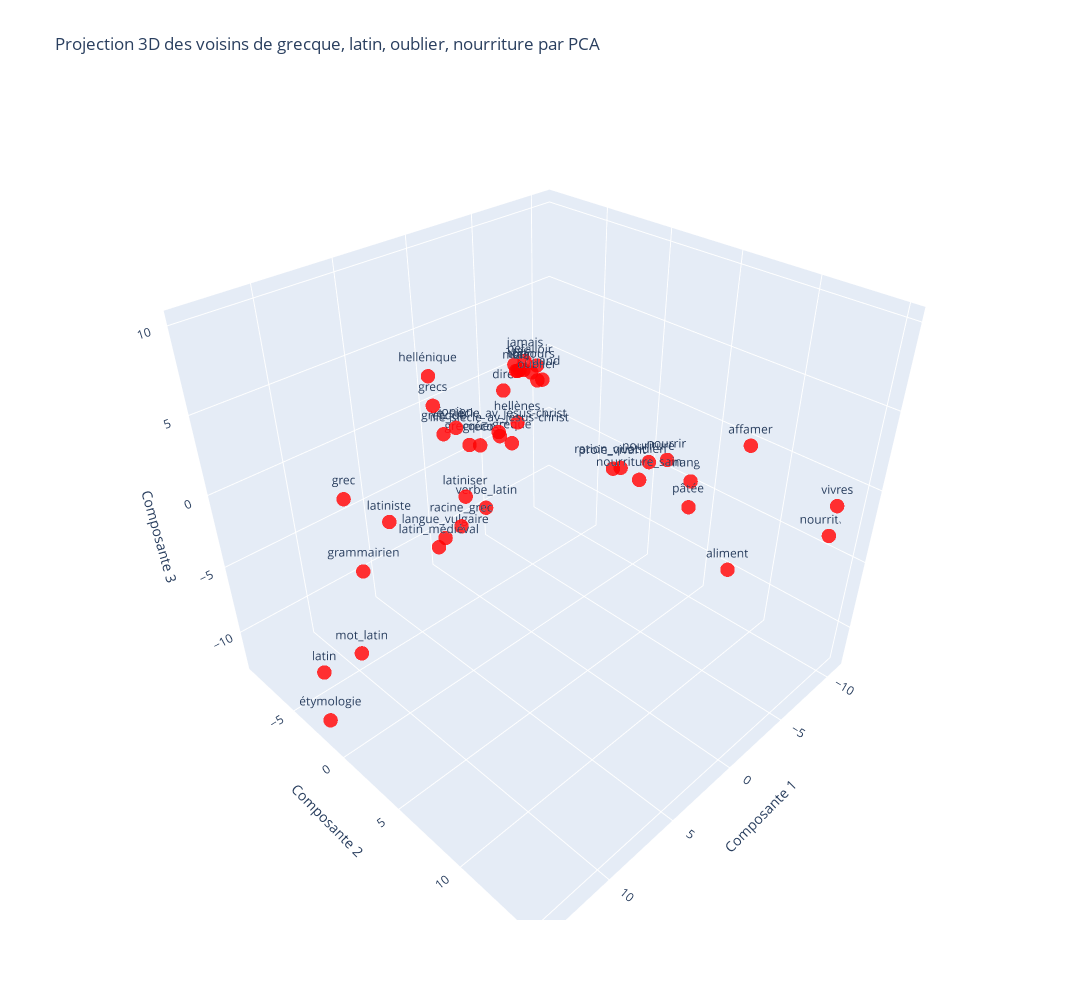
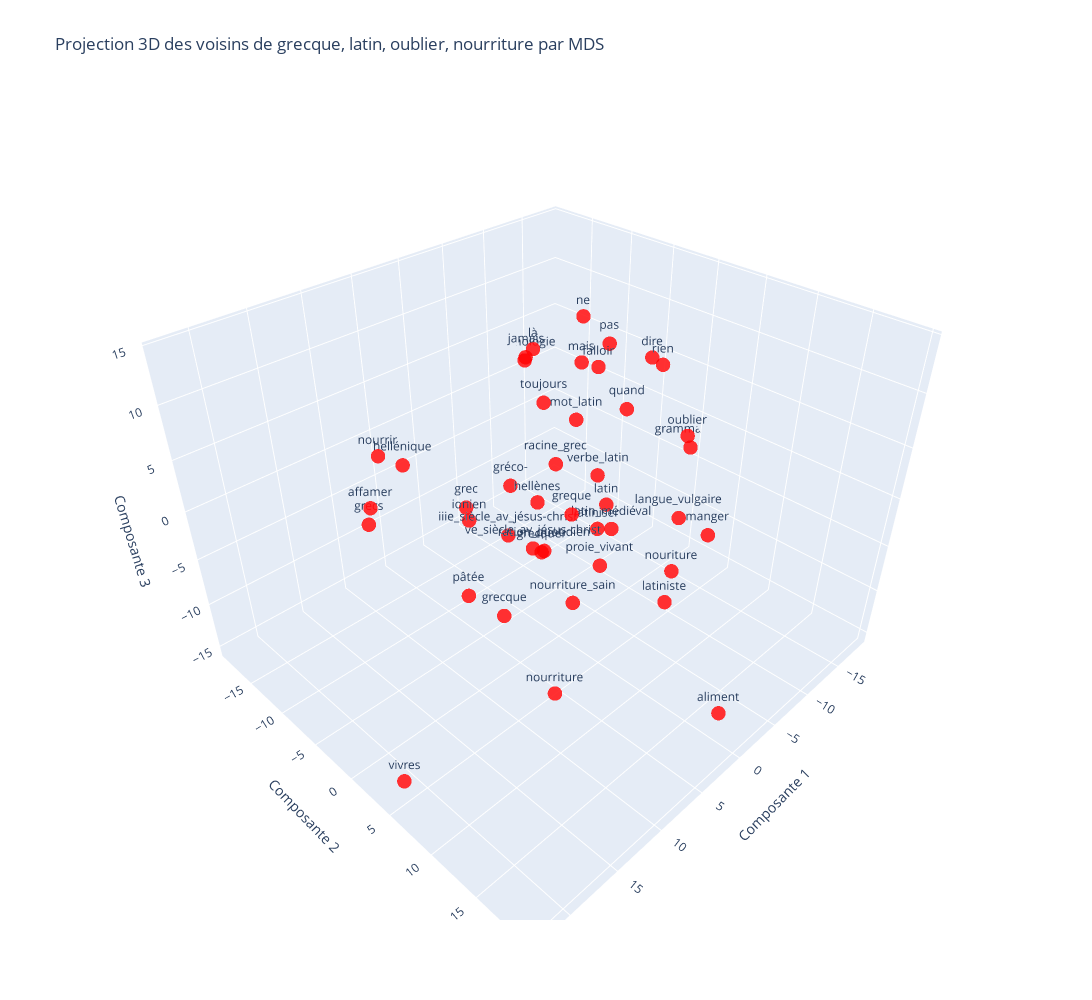

These figures' notebook cell, in order:
### Code cell
# Question 4a
display_dimred_neighbors(model, mots, n_components=3, topn=10, method='pca', n_neighbors=10)
display_dimred_neighbors(model, mots, n_components=3, topn=10, method='mds', n_neighbors=10)
#
# En utilisant la méthode PCA, on peut voir que les mots 'latin' et 'grecque' sont proches l'un de l'autre (meme cluster)
# Nous observons également un cluster différent pour 'nourriture' et 'oublier'
# En revanche pour la méthode MDS, les mots 'latin' et 'grecque' sont plus éloignés l'un de l'autre ainsi que la densité en plus homogène, les clusters ne sont plus évidents de manière visuelle.
# A noter que la position des différents cluster reste la même pour les deux méthodes.

### Figure 1 — Plotly figure (JSON) as saved in the notebook; plotly's stock layout.template omitted (floating-point values rounded to 4 significant figures)
{"data": [{"marker": {"color": "rgba(255, 0, 0, 0.8)", "size": 5}, "mode": "markers+text", "text": ["langue_vulgaire", "iiie_siècle_av_jésus-christ", "latin", "latiniser", "grec", "pas", "hellénique", "toujours", "ne", "dire", "greque", "mais", "ration_quotidien", "proie_vivant", "grecquer", "rien", "mot_latin", "hellènes", "ionien", "latiniste", "là", "nourrir", "affamer", "verbe_latin", "oublier", "étymologie", "nouriture", "falloir", "gréco-", "quand", "nourriture_sain", "vivres", "grecs", "latin_médiéval", "jamais", "grammairien", "ve_siècle_av_jésus-christ", "pâtée", "aliment", "manger", "grecque", "nourriture", "racine_grec"], "textposition": "top center", "type": "scatter3d", "x": [6.28, 4.028, 13.87, 5.146, 12.22, -7.872, 9.239, -6.172, -7.533, -6.288, 1.981, -6.575, -3.06, -2.543, 5.518, -7.866, 11.92, 1.638, 6.546, 8.788, -6.703, -6.285, -9.446, 3.237, -6.131, 13.98, -5.442, -8.358, 4.506, -7.725, -3.361, -8.151, 7.553, 7.412, -7.161, 10.09, 3.693, -6.779, -5.704, -10.76, 7.417, -10.84, 5.694], "y": [-0.2099, 2.004, -2.196, 0.345, -0.3339, -9.067, 3.196, -6.184, -9.203, -9.012, 0.6821, -8.024, 4.228, 4.102, 1.34, -8.679, -1.238, 0.8009, 1.607, -1.754, -8.017, 5.017, 8.512, -0.2289, -5.586, -2.257, 4.349, -7.905, 0.9845, -6.744, 5.373, 15.03, 1.189, 0.6181, -7.815, -2.896, 1.552, 6.506, 10.4, 3.679, 1.696, 13.63, 0.5091], "z": [-2.211, 4.289, -8.563, 0.2649, 3.219, -0.2783, 10.09, 1.199, 0.1868, -1.218, 2.414, 0.4978, 0.1404, 0.2617, 4.119, -0.1455, -7.784, 3.626, 5.664, -0.633, 0.4485, -0.4192, 0.6882, -1.703, 0.8783, -12.35, -0.4938, 0.2965, 3.503, -0.09457, -0.279, 0.3284, 7.136, -1.79, 1.071, -3.933, 4.202, -3.298, -5.228, -4.656, 5.706, -3.801, -1.351]}], "layout": {"height": 1000, "scene": {"xaxis": {"title": {"text": "Composante 1"}}, "yaxis": {"title": {"text": "Composante 2"}}, "zaxis": {"title": {"text": "Composante 3"}}}, "showlegend": false, "title": {"text": "Projection 3D des voisins de grecque, latin, oublier, nourriture par PCA"}, "width": 1200}}

### Figure 2 — Plotly figure (JSON) as saved in the notebook; plotly's stock layout.template omitted (floating-point values rounded to 4 significant figures)
{"data": [{"marker": {"color": "rgba(255, 0, 0, 0.8)", "size": 5}, "mode": "markers+text", "text": ["langue_vulgaire", "iiie_siècle_av_jésus-christ", "latin", "latiniser", "grec", "pas", "hellénique", "toujours", "ne", "dire", "greque", "mais", "ration_quotidien", "proie_vivant", "grecquer", "rien", "mot_latin", "hellènes", "ionien", "latiniste", "là", "nourrir", "affamer", "verbe_latin", "oublier", "étymologie", "nouriture", "falloir", "gréco-", "quand", "nourriture_sain", "vivres", "grecs", "latin_médiéval", "jamais", "grammairien", "ve_siècle_av_jésus-christ", "pâtée", "aliment", "manger", "grecque", "nourriture", "racine_grec"], "textposition": "top center", "type": "scatter3d", "x": [-10.75, 2.868, -15.01, -4.472, -2.376, -3.578, 3.978, 1.935, -4.088, -8.067, -0.7773, -2.873, 5.932, 2.333, -0.5568, -5.512, -13.88, 1.187, 2.958, -9.919, -0.6453, 13.75, 19.23, -5.353, -5.658, -13.91, 0.5909, 1.335, 0.254, -0.6807, 5.762, 22.45, 9.397, -7.884, 2.204, -18.31, 1.9, 15.68, 2.268, 4.997, 2.731, 15.91, -5.341], "y": [4.652, -3.535, -7.793, 0.3547, -15.51, 1.707, -16.74, -0.05454, -1.608, 2.456, 0.5976, -0.5663, 4.005, 6.756, -2.851, 5.573, -11.31, -1.569, -8.681, 4.525, -3.848, -5.972, 0.6131, -0.6265, 8.416, -18.75, 12.58, 4.99, -5.951, 6.193, 7.044, 5.581, -15.29, -0.8865, -1.734, -0.163, -1.434, 6.247, 19.49, 18.42, -4.568, 15.04, -5.796], "z": [-5.626, -4.739, -12.39, -5.823, -10.32, 13.24, -2.935, 9.488, 14.32, 10.74, -2.241, 11.07, -0.671, -2.645, -8.108, 12.11, -3.109, -1.075, -5.72, -15.27, 11.87, 7.196, 8.382, -0.9163, 6.852, 0.8699, -0.9002, 14.19, -1.887, 10.37, -4.325, -12.78, -6.278, -8.25, 12.9, -3.473, -5.578, 1.852, -10.15, 7.98, -14.82, -1.316, -2.075]}], "layout": {"height": 1000, "scene": {"xaxis": {"title": {"text": "Composante 1"}}, "yaxis": {"title": {"text": "Composante 2"}}, "zaxis": {"title": {"text": "Composante 3"}}}, "showlegend": false, "title": {"text": "Projection 3D des voisins de grecque, latin, oublier, nourriture par MDS"}, "width": 1200}}
